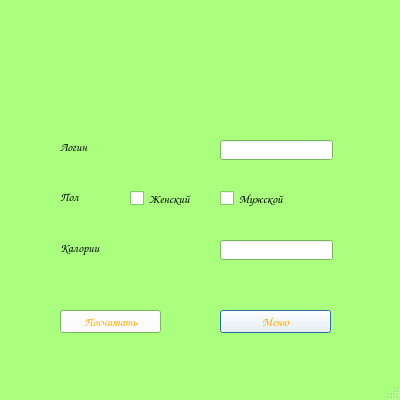
<?xml version="1.0" encoding="UTF-8"?>
<ui version="4.0">
 <class>DailyallowanceWindow</class>
 <widget class="QMainWindow" name="DailyallowanceWindow">
  <property name="geometry">
   <rect>
    <x>0</x>
    <y>0</y>
    <width>400</width>
    <height>400</height>
   </rect>
  </property>
  <property name="palette">
   <palette>
    <active>
     <colorrole role="WindowText">
      <brush brushstyle="SolidPattern">
       <color alpha="255">
        <red>0</red>
        <green>0</green>
        <blue>0</blue>
       </color>
      </brush>
     </colorrole>
     <colorrole role="Button">
      <brush brushstyle="SolidPattern">
       <color alpha="255">
        <red>255</red>
        <green>255</green>
        <blue>255</blue>
       </color>
      </brush>
     </colorrole>
     <colorrole role="Dark">
      <brush brushstyle="SolidPattern">
       <color alpha="255">
        <red>170</red>
        <green>255</green>
        <blue>127</blue>
       </color>
      </brush>
     </colorrole>
     <colorrole role="Text">
      <brush brushstyle="SolidPattern">
       <color alpha="255">
        <red>0</red>
        <green>0</green>
        <blue>0</blue>
       </color>
      </brush>
     </colorrole>
     <colorrole role="ButtonText">
      <brush brushstyle="SolidPattern">
       <color alpha="255">
        <red>255</red>
        <green>170</green>
        <blue>0</blue>
       </color>
      </brush>
     </colorrole>
     <colorrole role="Base">
      <brush brushstyle="SolidPattern">
       <color alpha="255">
        <red>255</red>
        <green>255</green>
        <blue>255</blue>
       </color>
      </brush>
     </colorrole>
     <colorrole role="Window">
      <brush brushstyle="SolidPattern">
       <color alpha="255">
        <red>170</red>
        <green>255</green>
        <blue>127</blue>
       </color>
      </brush>
     </colorrole>
    </active>
    <inactive>
     <colorrole role="WindowText">
      <brush brushstyle="SolidPattern">
       <color alpha="255">
        <red>0</red>
        <green>0</green>
        <blue>0</blue>
       </color>
      </brush>
     </colorrole>
     <colorrole role="Button">
      <brush brushstyle="SolidPattern">
       <color alpha="255">
        <red>255</red>
        <green>255</green>
        <blue>255</blue>
       </color>
      </brush>
     </colorrole>
     <colorrole role="Dark">
      <brush brushstyle="SolidPattern">
       <color alpha="255">
        <red>170</red>
        <green>255</green>
        <blue>127</blue>
       </color>
      </brush>
     </colorrole>
     <colorrole role="Text">
      <brush brushstyle="SolidPattern">
       <color alpha="255">
        <red>0</red>
        <green>0</green>
        <blue>0</blue>
       </color>
      </brush>
     </colorrole>
     <colorrole role="ButtonText">
      <brush brushstyle="SolidPattern">
       <color alpha="255">
        <red>255</red>
        <green>170</green>
        <blue>0</blue>
       </color>
      </brush>
     </colorrole>
     <colorrole role="Base">
      <brush brushstyle="SolidPattern">
       <color alpha="255">
        <red>255</red>
        <green>255</green>
        <blue>255</blue>
       </color>
      </brush>
     </colorrole>
     <colorrole role="Window">
      <brush brushstyle="SolidPattern">
       <color alpha="255">
        <red>170</red>
        <green>255</green>
        <blue>127</blue>
       </color>
      </brush>
     </colorrole>
    </inactive>
    <disabled>
     <colorrole role="WindowText">
      <brush brushstyle="SolidPattern">
       <color alpha="255">
        <red>170</red>
        <green>255</green>
        <blue>127</blue>
       </color>
      </brush>
     </colorrole>
     <colorrole role="Button">
      <brush brushstyle="SolidPattern">
       <color alpha="255">
        <red>255</red>
        <green>255</green>
        <blue>255</blue>
       </color>
      </brush>
     </colorrole>
     <colorrole role="Dark">
      <brush brushstyle="SolidPattern">
       <color alpha="255">
        <red>170</red>
        <green>255</green>
        <blue>127</blue>
       </color>
      </brush>
     </colorrole>
     <colorrole role="Text">
      <brush brushstyle="SolidPattern">
       <color alpha="255">
        <red>170</red>
        <green>255</green>
        <blue>127</blue>
       </color>
      </brush>
     </colorrole>
     <colorrole role="ButtonText">
      <brush brushstyle="SolidPattern">
       <color alpha="255">
        <red>170</red>
        <green>255</green>
        <blue>127</blue>
       </color>
      </brush>
     </colorrole>
     <colorrole role="Base">
      <brush brushstyle="SolidPattern">
       <color alpha="255">
        <red>170</red>
        <green>255</green>
        <blue>127</blue>
       </color>
      </brush>
     </colorrole>
     <colorrole role="Window">
      <brush brushstyle="SolidPattern">
       <color alpha="255">
        <red>170</red>
        <green>255</green>
        <blue>127</blue>
       </color>
      </brush>
     </colorrole>
    </disabled>
   </palette>
  </property>
  <property name="font">
   <font>
    <family>Comic Sans MS</family>
   </font>
  </property>
  <property name="cursor">
   <cursorShape>UpArrowCursor</cursorShape>
  </property>
  <property name="windowTitle">
   <string>СЧЕТЧИК КАЛОРИЙ</string>
  </property>
  <property name="windowIcon">
   <iconset>
    <normaloff>images/carrotico.ico</normaloff>images/carrotico.ico</iconset>
  </property>
  <widget class="QWidget" name="centralwidget">
   <widget class="QLineEdit" name="dailycalorielineEdit">
    <property name="geometry">
     <rect>
      <x>220</x>
      <y>240</y>
      <width>113</width>
      <height>20</height>
     </rect>
    </property>
   </widget>
   <widget class="QLabel" name="dailycalorielabel">
    <property name="geometry">
     <rect>
      <x>60</x>
      <y>240</y>
      <width>161</width>
      <height>16</height>
     </rect>
    </property>
    <property name="text">
     <string>Калории</string>
    </property>
   </widget>
   <widget class="QPushButton" name="returnmenu">
    <property name="geometry">
     <rect>
      <x>220</x>
      <y>310</y>
      <width>111</width>
      <height>23</height>
     </rect>
    </property>
    <property name="text">
     <string>Меню</string>
    </property>
    <property name="default">
     <bool>true</bool>
    </property>
   </widget>
   <widget class="QCheckBox" name="womancheckBox">
    <property name="geometry">
     <rect>
      <x>130</x>
      <y>190</y>
      <width>91</width>
      <height>17</height>
     </rect>
    </property>
    <property name="text">
     <string>Женский</string>
    </property>
   </widget>
   <widget class="QPushButton" name="count">
    <property name="geometry">
     <rect>
      <x>60</x>
      <y>310</y>
      <width>101</width>
      <height>23</height>
     </rect>
    </property>
    <property name="text">
     <string>Посчитать</string>
    </property>
   </widget>
   <widget class="QCheckBox" name="mancheckBox">
    <property name="geometry">
     <rect>
      <x>220</x>
      <y>190</y>
      <width>91</width>
      <height>17</height>
     </rect>
    </property>
    <property name="text">
     <string>Мужской</string>
    </property>
   </widget>
   <widget class="QLabel" name="loginlabel">
    <property name="geometry">
     <rect>
      <x>60</x>
      <y>140</y>
      <width>47</width>
      <height>13</height>
     </rect>
    </property>
    <property name="text">
     <string>Логин</string>
    </property>
   </widget>
   <widget class="QLineEdit" name="loginlineEdit">
    <property name="geometry">
     <rect>
      <x>220</x>
      <y>140</y>
      <width>113</width>
      <height>20</height>
     </rect>
    </property>
   </widget>
   <widget class="QLabel" name="sexlabel">
    <property name="geometry">
     <rect>
      <x>60</x>
      <y>190</y>
      <width>47</width>
      <height>13</height>
     </rect>
    </property>
    <property name="text">
     <string>Пол</string>
    </property>
   </widget>
  </widget>
  <widget class="QMenuBar" name="menubar">
   <property name="geometry">
    <rect>
     <x>0</x>
     <y>0</y>
     <width>400</width>
     <height>26</height>
    </rect>
   </property>
  </widget>
  <widget class="QStatusBar" name="statusbar"/>
 </widget>
 <resources/>
 <connections/>
</ui>
